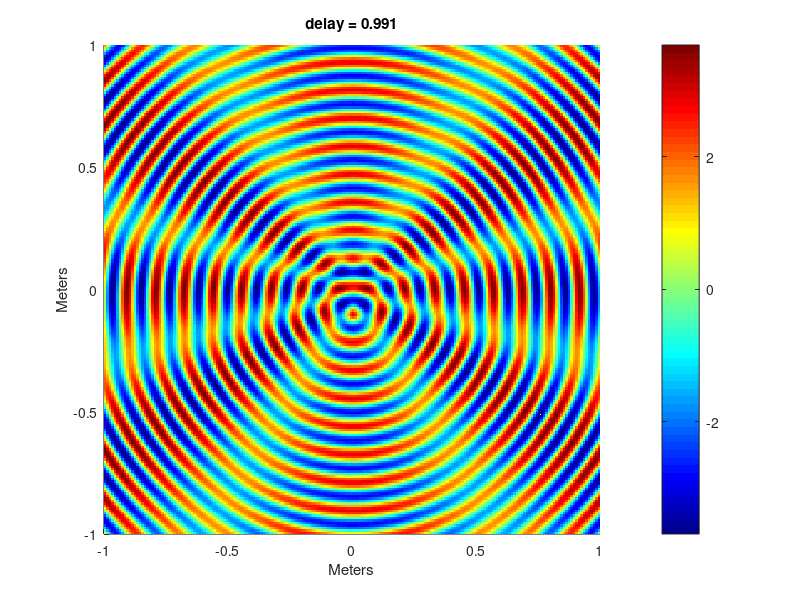

This chart was generated by the following MATLAB code:
%% Two monopoles changine delay
clc
clear

f = 3000;            % Single frequency
omega = 2*pi*f;      % Angular frequency 
c = 344;             % Speed of sound
lambda = c./f;       % Wavelength
rho = 1.225;         % Density of air
k = 2*pi./lambda;    % Wave number
q = .05;             % Volume Velocity
rx = -1:.01:1;       % Radius in x
ry = -1:.01:1;       % Radius in y
lx = length(rx);     % length of rx
ly = length(ry);     % length of ry
d = .1;
delay = 0.001:.01:1;

[X, Y] = meshgrid(rx,ry);        % Meshgrid from rx and ry
Z1 = sqrt((X).^2 + (Y-d).^2);    % Distance to point from origin
Z2 = sqrt((X).^2 + (Y+d).^2);    % Distance to point from origin


for i = 1:length(delay)
    pz1 = exp(-1i*k.*Z1);               % First Pressure field 
    pz2 = exp(-1i*k.*Z2+delay(i));      % Second Pressure fieldPressure
    pz = pz1 + pz2;                     % If linear
    p = pz;
    surf(rx,ry,(real(p)),'edgecolor', 'none')
    colormap('jet')
    view(0,90)
    colorbar
    title(['delay = ', num2str(delay(i))])
    pause(.001)
    xlabel('Meters'),ylabel('Meters')    
end